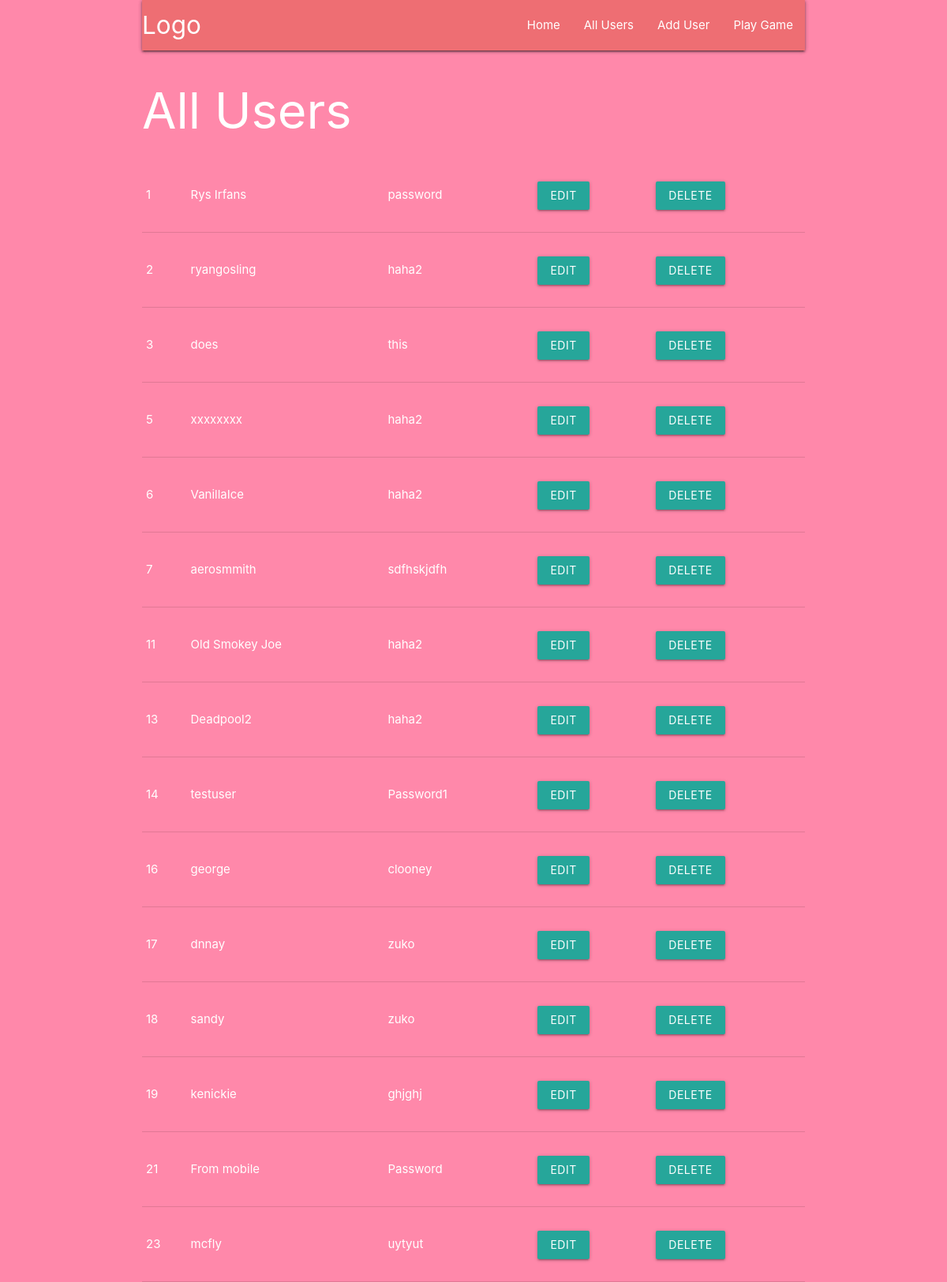
Screenshot of /allusers with the database file from the repository.
### tables this page shows
CREATE TABLE `users` (
        id INTEGER PRIMARY KEY AUTOINCREMENT, 
        `username` varchar(40) NOT NULL,
        `password` varchar(30) NOT NULL,
        `email_address` varchar(20) NOT NULL,
        `first_name` varchar(20),      
        `last_name` varchar(20)
);

### main.py (the view)
@web_site.route("/allusers")
def allusers():
  con = sqlite3.connect('users.db')
  con.row_factory = sqlite3.Row
  cursor = con.cursor()
  sql = '''
      SELECT * FROM users
      '''
  cursor.execute(sql)
  con.commit()
  rows = cursor.fetchall()
  return render_template('users.html', users=rows)

### templates/users.html (shortened to what this page needs)
{% extends 'base.html' %}
{% block header %}
<h1>{% block title %}All Users{% endblock %}</h1>
{% endblock %}
{% block content %}
<table>
		{% for user in users %}
    <tr><td>{{user["id"]}}</td><td>{{user["username"]}}</td><td>{{user["password"]}}</td><td>{{user["email"]}}</td><td><a class ="btn waves-effect waves-light" href="/edit?id={{user[0]}}">edit</a></td><td><a class ="btn waves-effect waves-light" href="/delete?id={{user[0]}}">delete</a></td></tr>
    {% endfor %}
</table>
{% endblock %}

### templates/base.html (shortened to what this page needs)
<!doctype html>
<html>
<head>
	<link rel="stylesheet" href="https://cdnjs.cloudflare.com/ajax/libs/materialize/1.0.0/css/materialize.min.css">
	<link rel="stylesheet" href="{{ url_for('static', filename='style.css') }}">
</head>
<body>
	<div class="container">
		<main>
			<nav>
        <nav>
    <div class="nav-wrapper">
      <a href="#" class="brand-logo">Logo</a>
      <ul id="nav" class="right">
         <li><a href="/">Home</a></li>
        <li><a href="/allusers">All Users</a></li>
        <li><a href="/adduser">Add User</a></li>
        <li><a href="/play">Play Game</a></li>
      </ul>
    </div>
  </nav>
    <section class="content">
      <header>
        {% block header %}{% endblock %}
      </header>
      {% block content %}{% endblock %}
    </section>
  </main>
  </div>
  </body>
</html>

### static/style.css (style rules this page uses)
body { background-color:#ff88aa; }

### rows the page displays
users: id "1", username "Rys Irfans", password "password"
users: id "2", username "ryangosling", password "haha2"
users: id "3", username "does", password "this"
users: id "5", username "xxxxxxxx", password "haha2"
users: id "6", username "VanillaIce", password "haha2"
users: id "7", username "aerosmmith", password "sdfhskjdfh"
users: id "11", username "Old Smokey Joe", password "haha2"
users: id "13", username "Deadpool2", password "haha2"
users: id "14", username "testuser", password "Password1"
users: id "16", username "george", password "clooney"
users: id "17", username "dnnay", password "zuko"
users: id "18", username "sandy", password "zuko"
users: id "19", username "kenickie", password "ghjghj"
users: id "21", username "From mobile", password "Password"
users: id "23", username "mcfly", password "uytyut"
